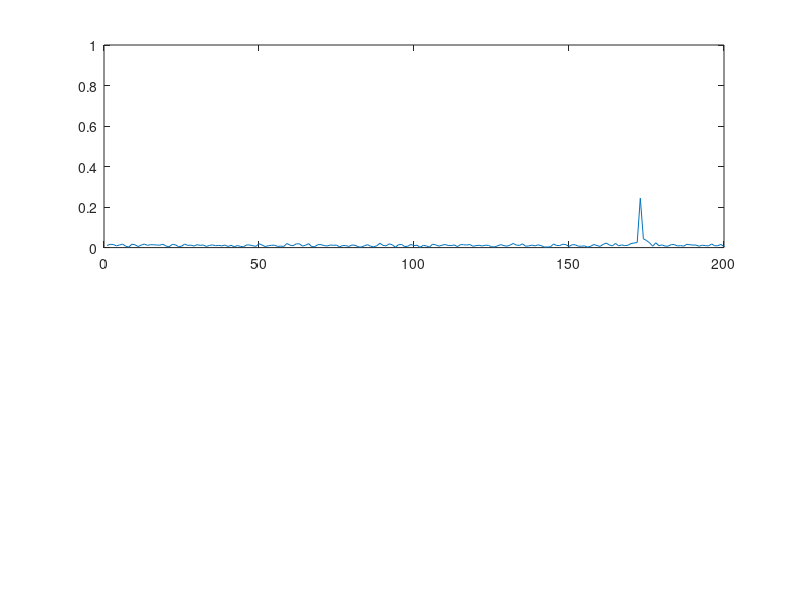
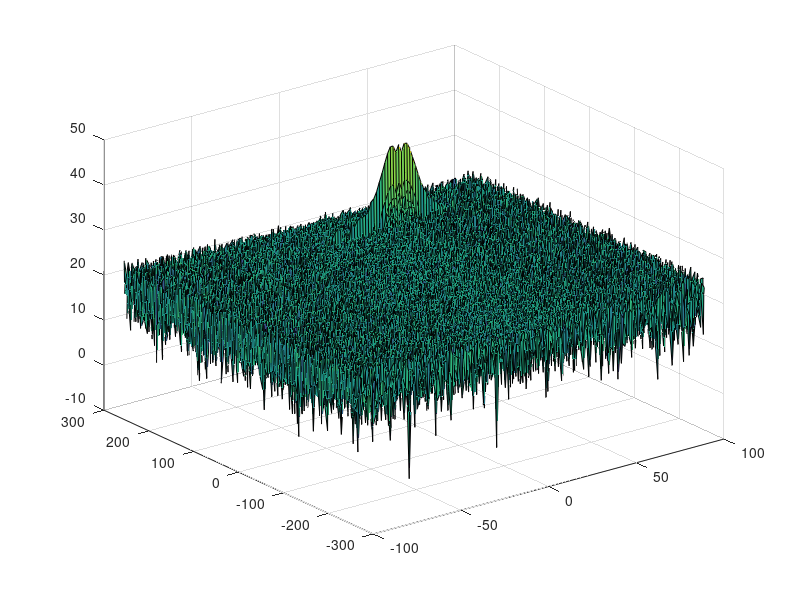
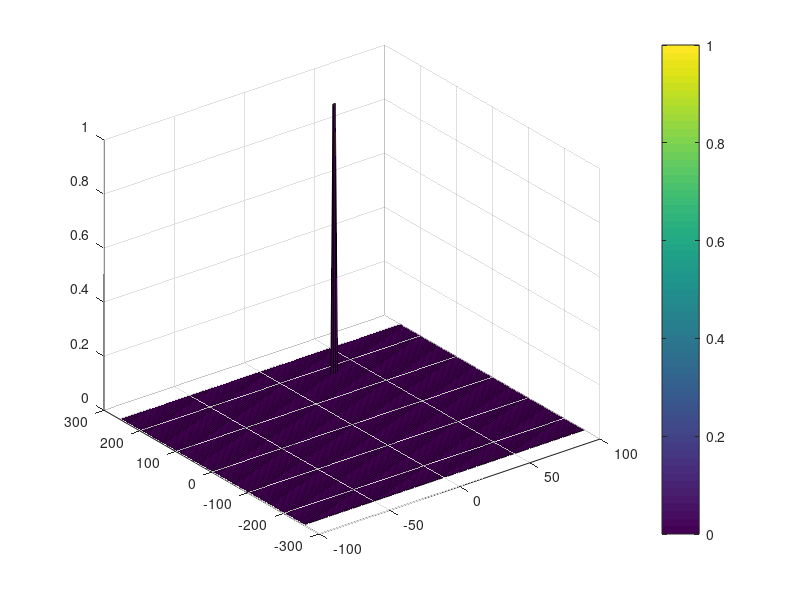

The MATLAB script that drew these images, in order:
clear all
close all
clc;

%% Radar Specifications 
%%%%%%%%%%%%%%%%%%%%%%%%%%%
% Frequency of operation = 77GHz
% Max Range = 200m
% Range Resolution = 1 m
% Max Velocity = 100 m/s
%%%%%%%%%%%%%%%%%%%%%%%%%%%

%speed of light = 3e8
%% User Defined Range and Velocity of target
% *%TODO* :
% define the target's initial position and velocity. Note : Velocity
% remains contant
Rmax = 200;
c = 3e8;    % light speed
B = c / 2;  % band width
tp = 2 * Rmax / c; % time duration of pulse
Tchirp = 5.5 * tp; 
Slope = B / Tchirp ;

pos = [50, 70];
vel = [10, 20];



%% FMCW Waveform Generation

% *%TODO* :
%Design the FMCW waveform by giving the specs of each of its parameters.
% Calculate the Bandwidth (B), Chirp Time (Tchirp) and Slope (slope) of the FMCW
% chirp using the requirements above.


%Operating carrier frequency of Radar 
fc= 77e9;             %carrier freq

                                                          
%The number of chirps in one sequence. Its ideal to have 2^ value for the ease of running the FFT
%for Doppler Estimation. 
Nd=128;                   % #of doppler cells OR #of sent periods % number of chirps

%The number of samples on each chirp. 
Nr=1024;                  %for length of time OR # of range cells

% Timestamp for running the displacement scenario for every sample on each
% chirp
t=linspace(0,Nd*Tchirp,Nr*Nd); %total time for samples
delta_t = t(2); % time duration between two adjacent samples;

%Creating the vectors for Tx, Rx and Mix based on the total samples input.
Tx=zeros(1,length(t)); %transmitted signal
Rx=zeros(1,length(t)); %received signal
Mix = zeros(1,length(t)); %beat signal

%Similar vectors for range_covered and time delay.
r_t=zeros(1,length(t));
td=zeros(1,length(t));


%% Signal generation and Moving Target simulation
% Running the radar scenario over the time. 

for i=1:length(t)         
    
    
    % *%TODO* :
    %For each time stamp update the Range of the Target for constant velocity.
    if i > 1
        pos = pos + vel * delta_t;
    end
    r_t(i) = norm(pos);
    td(i) = 2 * r_t(i) / c;
    
    % *%TODO* :
    %For each time sample we need update the transmitted and
    %received signal. 
    Tx(i) = cos(2*pi*(fc*t(i) + Slope*t(i)*t(i)));
    Rx(i) = cos(2*pi*(fc*(t(i)-td(i)) + Slope*(t(i)-td(i))*(t(i)-td(i))));
    
%     sig = mod(t(i),Tchirp);
%     Tx(i) = cos(2*pi*(fc*sig + Slope*sig*sig/2));
%     
%     if t(i) < td(i)
%         Rx(i) = 0;
%     else
%         Rx(i) = cos(2*pi*(fc*mod(t(i)-td(i), Tchirp) + Slope*mod(t(i)-td(i), Tchirp)*mod(t(i)-td(i), Tchirp) / 2)); 
%     end
    %Rx(i) = cos(2*pi*(fc*(mod(t(i)-td(i), Tchirp)) + Slope*(mod(t(i)-td(i), Tchirp)*mod(t(i)-td(i), Tchirp) / 2))); 
    
    % *%TODO* :
    %Now by mixing the Transmit and Receive generate the beat signal
    %This is done by element wise matrix multiplication of Transmit and
    %Receiver Signal
    Mix(i) = Tx(i) .* Rx(i);
    
end

%% RANGE MEASUREMENT


 % *%TODO* :
%reshape the vector into Nr*Nd array. Nr and Nd here would also define the size of
%Range and Doppler FFT respectively.
Mix = reshape(Mix, Nr, Nd);

 % *%TODO* :
%run the FFT on the beat signal along the range bins dimension (Nr) and
%normalize.
Mix_FFT = fft(Mix);

 % *%TODO* :
% Take the absolute value of FFT output
Mix_FFT = abs(Mix_FFT) / Nr;

 % *%TODO* :
% Output of FFT is double sided signal, but we are interested in only one side of the spectrum.
% Hence we throw out half of the samples.
Mix_FFT = Mix_FFT(1:Nr/2+1,:);



%plotting the range
figure ('Name','Range from First FFT')
subplot(2,1,1)

 % *%TODO* :
 % plot FFT output 
plot(Mix_FFT(:,1));
 
axis ([0 200 0 1]); %

% figure(3)
% plot(abs(fft(Tx(1:Nr))));

%% RANGE DOPPLER RESPONSE
% The 2D FFT implementation is already provided here. This will run a 2DFFT
% on the mixed signal (beat signal) output and generate a range doppler
% map.You will implement CFAR on the generated RDM


% Range Doppler Map Generation.

% The output of the 2D FFT is an image that has reponse in the range and
% doppler FFT bins. So, it is important to convert the axis from bin sizes
% to range and doppler based on their Max values.

Mix=reshape(Mix,[Nr,Nd]);

% 2D FFT using the FFT size for both dimensions.
sig_fft2 = fft2(Mix,Nr,Nd);

% Taking just one side of signal from Range dimension.
sig_fft2 = sig_fft2(1:Nr/2,1:Nd);
sig_fft2 = fftshift (sig_fft2); % why use 'fftshift' ?
RDM = abs(sig_fft2);
RDM = 10*log10(RDM) ; % why use 'log' ?

%use the surf function to plot the output of 2DFFT and to show axis in both
%dimensions
doppler_axis = linspace(-100,100,Nd);
range_axis = linspace(-200,200,Nr/2)*((Nr/2)/400);
figure,surf(doppler_axis,range_axis,RDM);

%% CFAR implementation

%Slide Window through the complete Range Doppler Map

% *%TODO* :
%Select the number of Training Cells in both the dimensions.
Td = 10;
Tr = 5;
% *%TODO* :
%Select the number of Guard Cells in both dimensions around the Cell under 
%test (CUT) for accurate estimation
Gd = 3;
Gr = 2;

% *%TODO* :
% offset the threshold by SNR value in dB
offset = 20;
% *%TODO* :
%Create a vector to store noise_level for each iteration on training cells
noise_level = zeros(1,1);


% *%TODO* :
%design a loop such that it slides the CUT across range doppler map by
%giving margins at the edges for Training and Guard Cells.
%For every iteration sum the signal level within all the training
%cells. To sum convert the value from logarithmic to linear using db2pow
%function. Average the summed values for all of the training
%cells used. After averaging convert it back to logarithimic using pow2db.
%Further add the offset to it to determine the threshold. Next, compare the
%signal under CUT with this threshold. If the CUT level > threshold assign
%it a value of 1, else equate it to 0.

   % Use RDM[x,y] as the matrix from the output of 2D FFT for implementing
   % CFAR
[M,N] = size(RDM);
cfar = zeros(M,N);
for i=1:M-(Tr+Gr+1)
    for j=1:N-(Td+Gd+1)
        noise_level = 0;
        for p=1:Tr
            for q=1:Td
                if(p<Tr-Gr-1 || q<Td-Gd-1)
                    noise_level = noise_level + db2pow(RDM(i+p-1,j+q-1));
                end
            end
        end
        noise_level = noise_level / (Tr*Td - (Gr+1)*(Gd+1));
        threshold = pow2db(noise_level) + offset;
        if(RDM(i+Tr, j+Td) > threshold)
            cfar(i+Tr, j+Td) = 1;
        end
    end
end
        




% *%TODO* :
% The process above will generate a thresholded block, which is smaller 
%than the Range Doppler Map as the CUT cannot be located at the edges of
%matrix. Hence,few cells will not be thresholded. To keep the map size same
% set those values to 0. 
 








% *%TODO* :
%display the CFAR output using the Surf function like we did for Range
%Doppler Response output.
figure,surf(doppler_axis,range_axis,cfar);
colorbar;


 
 